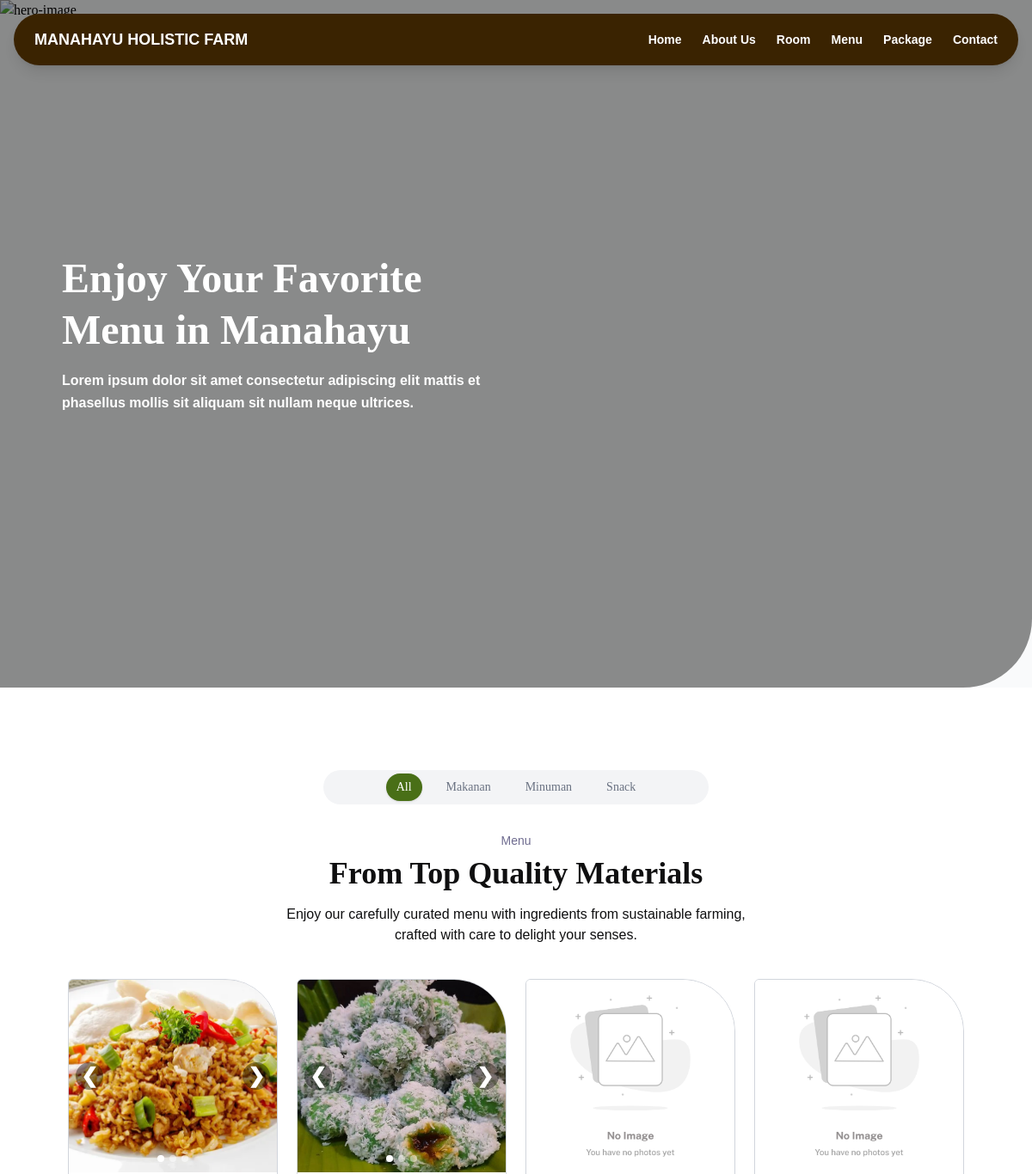
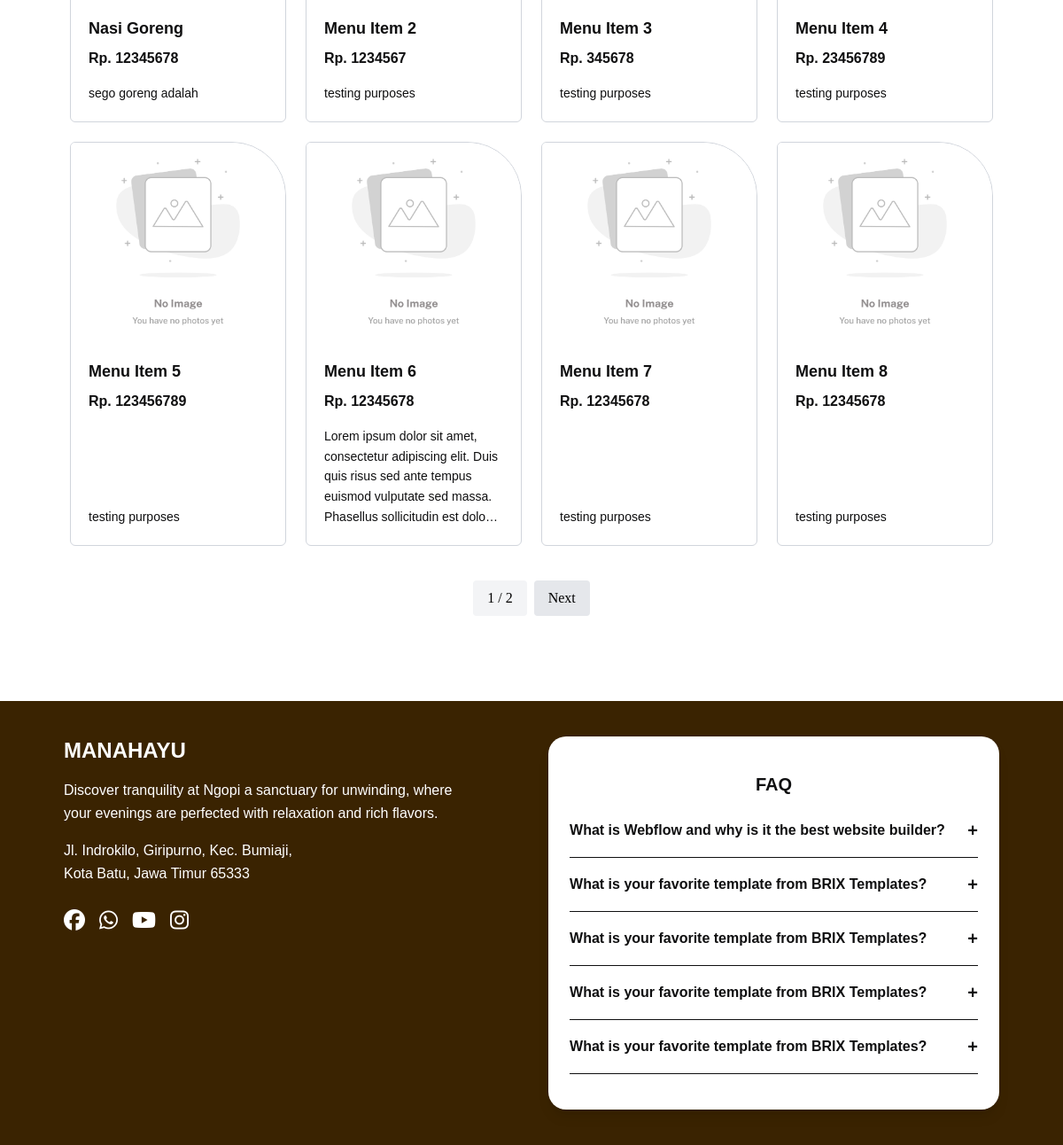
The app's page /menu/ with its own data (2 pictures, top to bottom).
### webapp/models.py (models this page shows, shortened)
class MenuImage(models.Model):
    menu = models.ForeignKey(Menu, on_delete=models.CASCADE, related_name='images')
    image = models.ImageField(upload_to='menu_gallery/', null=True, blank=True)
    objects = ImageWithFileManager()

class Menu(models.Model):
    name = models.CharField(max_length=255)
    description = models.TextField()
    price = models.DecimalField(max_digits=16, decimal_places=2)
    categories = models.ManyToManyField(Category, related_name='menus', blank=True)
    icon_class = models.CharField(max_length=50, blank=True, null=True, help_text="Font Awesome icon class (e.g., fa-solid fa-bed)")

### webapp/views.py (the view)
# urls.py: path('menu/', views.menu, name='menu'),
def menu(request):
    menus = Menu.objects.all()
    paginator = Paginator(menus, 8)  # 8 item per halaman
    page_number = request.GET.get('page')
    page_obj = paginator.get_page(page_number)
    context = {
        'menus': page_obj,
        'title': 'Manahayu Holistic Farm | Menu'
    }
    return render(request, 'menu/menu.html',  context)

### webapp/models.py (called while the page is built)
    def get_queryset(self):
        return super().get_queryset().exclude(image="").exclude(image__isnull=True)

### templates/menu/menu.html (shortened to what this page needs)
{% extends "base.html" %}
{% load static tailwind_tags %}
{% block konten %}
{% tailwind_css %}
<body class="overflow-x-hidden bg-white font-primary">
  <section id="Hero" class="relative w-full h-screen overflow-hidden bg-cover bg-center rounded-br-[80px]">
    <div class="absolute inset-0">
      <div class="absolute inset-0 bg-black/45"></div>
    </div>
    <div class="relative z-10 flex flex-col items-start justify-center h-full max-w-6xl px-6 mx-auto md:px-12 text-secondary">
      <h2 class="mb-4 text-4xl font-bold leading-tight md:text-5xl font-secondary">
        Enjoy Your Favorite <br>Menu in Manahayu
      </h2>
      <p class="mb-6 text-sm font-semibold leading-relaxed md:text-base font-primary">
        Lorem ipsum dolor sit amet consectetur adipiscing elit mattis et<br class="hidden md:block">
        phasellus mollis sit aliquam sit nullam neque ultrices.
      </p>
    </div>
  </section>
  <section id="Menu" class="px-6 py-16 bg-white md:px-20 md:py-24">
    <div class="flex justify-center">
      <div id="categoryButtons" class="flex flex-wrap justify-center w-full max-w-md gap-2 p-1 mb-8 bg-gray-100 rounded-full sm:gap-4">
        <button onclick="setActiveCategory(this, 'all')" class="px-3 py-1.5 text-xs sm:text-sm font-medium text-white rounded-full shadow bg-secondary category-btn">
          All
        </button>
        <button onclick="setActiveCategory(this, 'makanan')" class="px-3 py-1.5 text-xs sm:text-sm font-medium text-gray-500 transition rounded-full category-btn">
          Makanan
        </button>
        <button onclick="setActiveCategory(this, 'minuman')" class="px-3 py-1.5 text-xs sm:text-sm font-medium text-gray-500 transition rounded-full category-btn">
          Minuman
        </button>
        <button onclick="setActiveCategory(this, 'snack')" class="px-3 py-1.5 text-xs sm:text-sm font-medium text-gray-500 transition rounded-full category-btn">
          Snack
        </button>
      </div>
    </div>
    <div class="mx-auto text-center max-w-7xl">
      <p class="mb-2 text-sm text-empat font-primary">Menu</p>
      <h2 class="mb-4 text-3xl font-semibold font-secondary text-primary md:text-4xl">
        From Top Quality Materials
      </h2>
      <p class="max-w-3xl mx-auto mb-10 text-base text-primary font-primary">
        Enjoy our carefully curated menu with ingredients from sustainable farming,<br class="hidden md:block">
        crafted with care to delight your senses.
      </p>
 <section id="image">
      <div class="grid grid-cols-1 sm:grid-cols-2 md:grid-cols-3 lg:grid-cols-4 gap-6">
        {% for item in menus %}
          <div class="menu-carousel flex flex-col overflow-hidden rounded-tr-[60px] rounded-tl-[5px] rounded-b-[5px] outline-1 outline-gray-300 outline-solid"
               data-category="{{ item.categories.first.name|default:'all'|lower }}">
            <div class="relative w-full h-56 overflow-hidden">
              {% if item.images.all %}
                <div id="track-{{ item.id }}" class="flex h-full transition-transform duration-500 ease-in-out">
                  {% for image_obj in item.images.all %}
                    <img src="{{ image_obj.image.url }}" alt="{{ item.name }}"
                         class="w-full h-full object-cover flex-shrink-0">
                  {% endfor %}
                </div>
                {% if item.images.all|length > 1 %}
                  <button class="prev-slide absolute z-10 text-2xl font-bold text-white transition transform -translate-y-1/2 rounded-full left-2 top-1/2 bg-black/40 hover:bg-black/60 w-8 h-8 flex items-center justify-center">❮</button>
                  <button class="next-slide absolute z-10 text-2xl font-bold text-white transition transform -translate-y-1/2 rounded-full right-2 top-1/2 bg-black/40 hover:bg-black/60 w-8 h-8 flex items-center justify-center">❯</button>
                {% endif %}
                {% if item.images.all|length > 1 %}
                  <div class="absolute bottom-3 left-0 right-0 z-10 flex justify-center space-x-1.5">
                    {% for image_obj in item.images.all %}
                      <span class="menu-indicator block w-2 h-2 rounded-full transition-colors
                                   {% if forloop.first %}bg-white{% else %}bg-white/50{% endif %}">
                      </span>
                    {% endfor %}
                  </div>
                {% endif %}
              {% else %}
                <img src="{% static 'img/placeholder_image.jpg' %}" alt="No Image" class="w-full h-56 object-cover rounded-tr-[60px] rounded-bl-[60px]" />
              {% endif %}
            </div>
            <div class="flex flex-col justify-between flex-1 p-5 text-primary font-primary">
              <div>
                <h3 class="mb-2 text-lg font-semibold text-left">{{ item.name }}</h3>
                <p class="text-base text-left leading relaxed font-bold">Rp. {{ item.price|floatformat:0 }}</p>
              </div>
              <div class="flex items-center justify-between mt-4">
                <p class="text-sm text-left leading-relaxed">{{ item.description|truncatechars:150 }}</p>
              </div>
            </div>
          </div>
        {% endfor %}
      </div>
   </section>
      <div class="flex justify-center mt-10">
        <div class="inline-flex space-x-2">
          <span class="px-4 py-2 bg-gray-100 rounded">{{ menus.number }} / {{ menus.paginator.num_pages }}</span>
          {% if menus.has_next %}
            <a href="?page={{ menus.next_page_number }}" class="px-4 py-2 bg-gray-200 rounded hover:bg-gray-300">Next</a>
          {% endif %}
        </div>
      </div>
    </div>
  </section>
</body>
{% endblock %}

### records on screen
Menu: name "Nasi Goreng", price "12345678", description "sego goreng adalah"
MenuImage: image (picture)
Menu: name "Menu Item 2", price "1234567", description "testing purposes"
MenuImage: image (picture)
Menu: name "Menu Item 3", price "345678", description "testing purposes"
Menu: name "Menu Item 4", price "23456789", description "testing purposes"
Menu: name "Menu Item 5", price "123456789", description "testing purposes"
Menu: name "Menu Item 6", price "12345678", description "Lorem ipsum dolor sit amet, consectetur adipiscing elit. Duis quis risus sed ante tempus euismod vulputate sed massa. Phasellus sollicitudin est dolo…"
Menu: name "Menu Item 7", price "12345678", description "testing purposes"
Menu: name "Menu Item 8", price "12345678", description "testing purposes"

### other values on screen
{{ menus.number }} "1"
{{ menus.paginator.num_pages }} "2"
